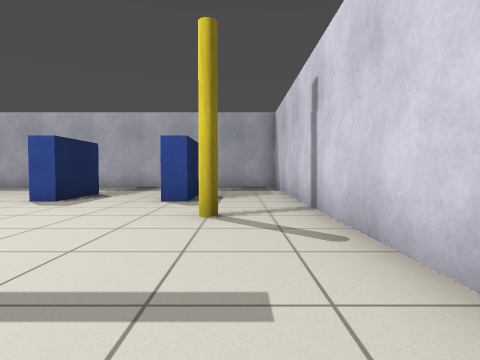
View 1 (above)

16 first-person views from a walk through a Gazebo world. The camera is 0.72 m above the floor, tilts 2° down and sees 80° across. The floor is counted in squares, 1 m on a side. Each view is taken from the middle of a square. On the plan, view 1 faces up. The plan holds only what a view shows up to about 10 squares ahead; the rest is blank.

View 2
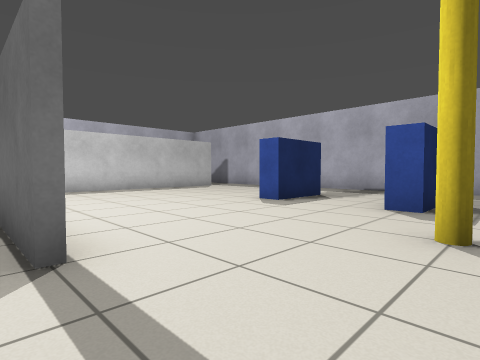

View 3
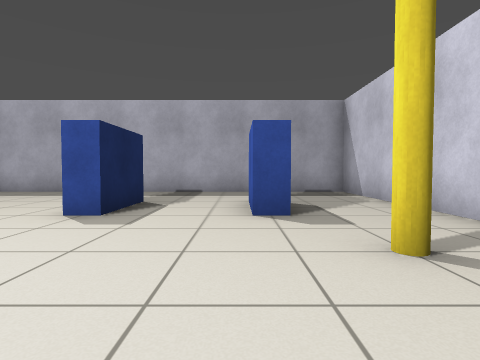

View 4
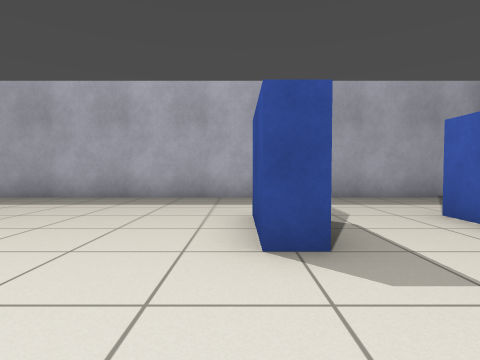

View 5
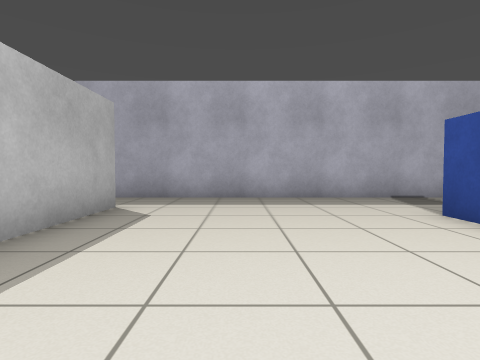

View 6
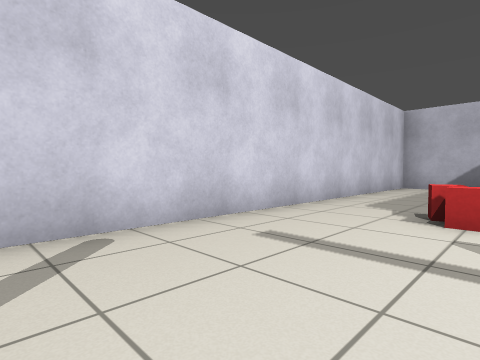

View 7
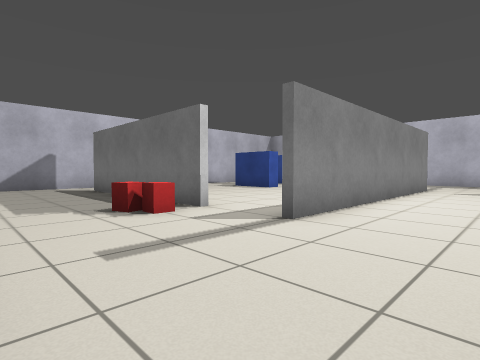

View 8
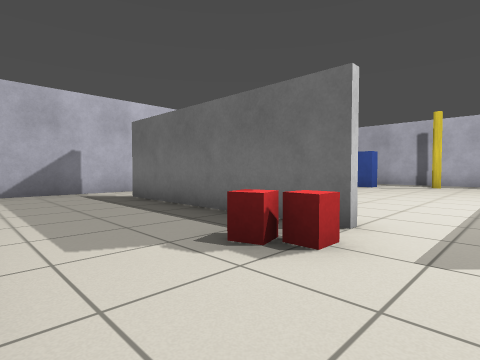

View 9
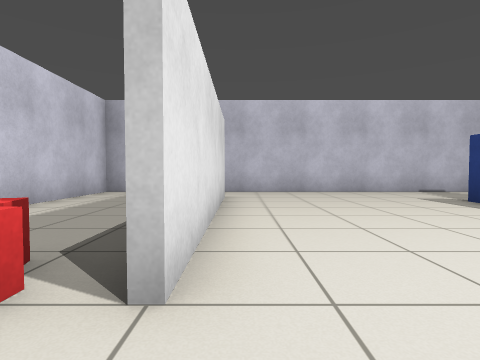

View 10
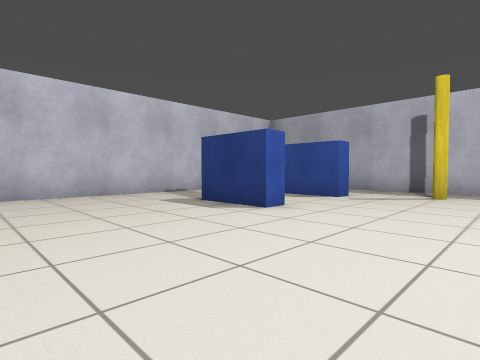

View 11
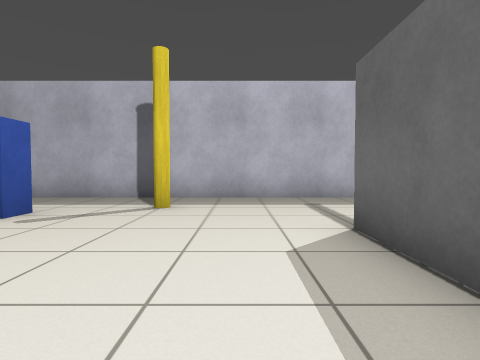

View 12
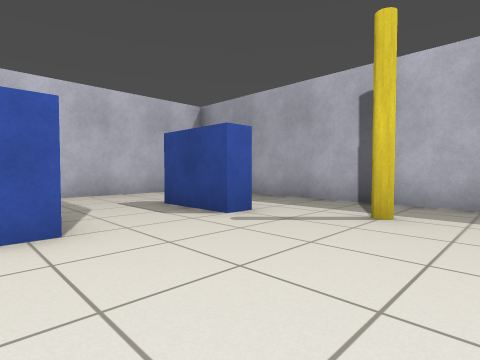

View 13
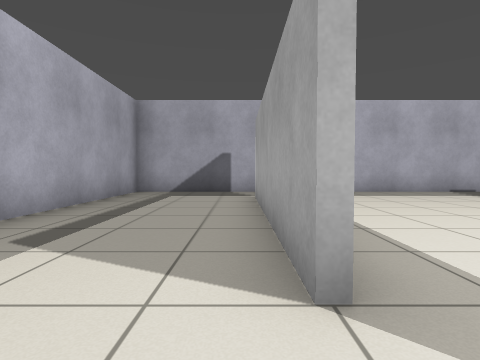

View 14
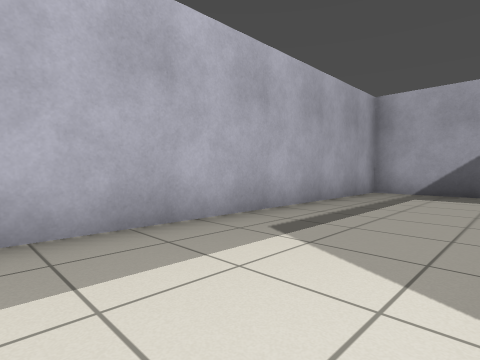

View 15
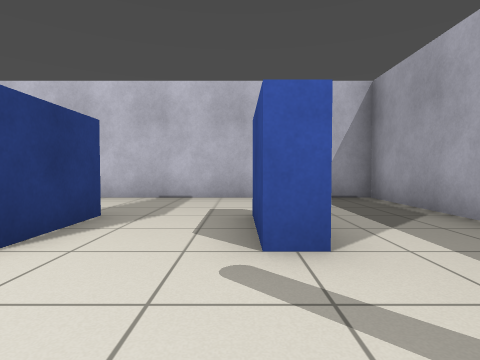

View 16
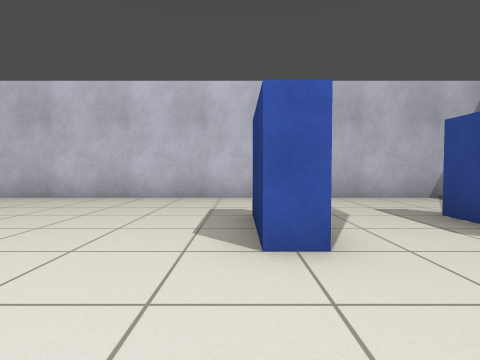

### Floor plan
Points are (right, up) in squares from view 1. A wall is a line through its corners. A room is listed if a view was taken in it or the views show most of it. See-through windows are left out.
Room 1 (views 1, 2, 3, 4, 5, 6, 7, 8, 9)
walls: (-2.4, 1.4) (-3.6, 1.4); (-2.4, -1.4) (-2.4, -6.5); (-10.4, 4.9) (-10.4, 3.5); (-10.6, 1.6) (-2.5, 1.6); (-10.4, 9.5) (-10.4, 6.8); (-2.5, -8.4) (1.4, -8.4) (1.4, 11.4) (-10.5, 11.4)
ways out: opening at (-10, 3) to room 2; opening at (-10, 10.5) to room 2; opening at (-2.7, 0) to room 2; opening at (-2, -7.5) to room 2
objects: blue box (-5, 7) to (-4, 8); red box (-2, -1); blue box (-2, 7) to (-1, 8); red box (-1, -1); pillar (-1, 4) to (0, 5)
Room 2 (views 10, 11, 12, 13, 14, 15, 16)
walls: (-8.6, 1.4) (-10.5, 1.4); (-10.6, 3.5) (-10.6, 9.1); (-3.6, 1.4) (-4.8, 1.4); (-2.6, -6.4) (-2.6, -1.4); (-10.5, 11.4) (-14.4, 11.4) (-14.4, -8.4) (-2.5, -8.4)
ways out: opening at (-10, 3) to room 1; opening at (-10, 10.5) to room 1; opening at (-2.7, 0) to room 1; opening at (-2, -7.5) to room 1
objects: pillar (-13, -2) to (-12, -1); blue box (-12, -5) to (-11, -4); blue box (-9, -5) to (-8, -4)

Positions as (right, up) in squares from view 1, and headings:
1: (0, 0), facing up
2: (0, 1), facing up-left
3: (-2, 2), facing up
4: (-5, 4), facing up
5: (-8, 4), facing up
6: (-2, 4), facing down-right
7: (1, 4), facing down-left
8: (1, 1), facing down-left
9: (-3, 1), facing down
10: (-4, 0), facing down-left
11: (-7, 0), facing left
12: (-8, 0), facing down-left
13: (-11, 2), facing up
14: (-11, 2), facing up-left
15: (-11, -1), facing down
16: (-8, -1), facing down
